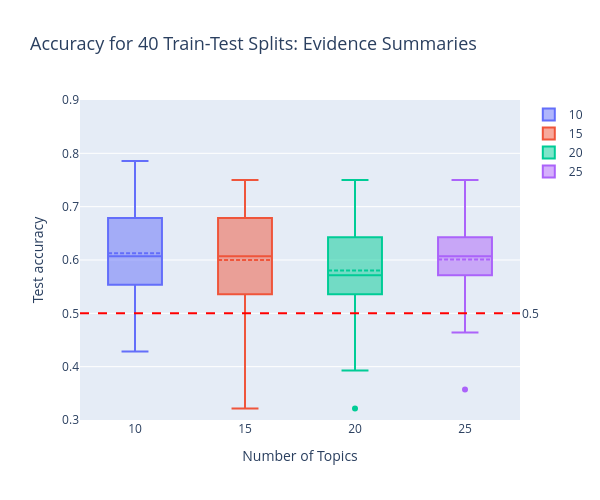

Notebook cell for this chart:
### Code cell
import plotly.graph_objects as go

# Assuming ssnmf_acc_dict is already filled with accuracies from the loops
# Keys in ssnmf_acc_dict are the number of topics, and values are the lists of accuracies

# Extract lists of accuracies from the dictionary
accuracy_lists = [convex_acc_dict_evidence[num_topic] for num_topic in num_of_topics]

# Create a box plot using Plotly
fig = go.Figure()

# Add box plots for each number of topics
for i, num_topic in enumerate(num_of_topics):
    fig.add_trace(go.Box(
        y=accuracy_lists[i],
        name=str(num_topic),
        boxmean=True  # Include the mean in the box plot
    ))

# Add horizontal lines at specific accuracy thresholds
fig.add_hline(y=0.5, line_dash="dash", line_color="red", annotation_text="0.5", annotation_position="right")

# Setting title and labels
fig.update_layout(
    title={
        'text': "Accuracy for 40 Train-Test Splits: Evidence Summaries",
        'font': {
            'size': 18  # Set the desired font size here
        }
    },
    xaxis_title="Number of Topics",
    yaxis_title="Test accuracy",
    xaxis=dict(
        tickvals=list(range(len(num_of_topics))),
        ticktext=[str(topic) for topic in num_of_topics]
    ),
    yaxis=dict(range=[0.3, 0.9]),  # Set y-axis range to [0, 1] for better visualization
    height = 500,
    width = 600
)

# Show plot
fig.show()

### Figure 1 — Plotly figure (JSON) as saved in the notebook; plotly's stock layout.template omitted (floating-point values rounded to 4 significant figures)
{"data": [{"boxmean": true, "name": "10", "type": "box", "y": [0.7143, 0.5714, 0.6429, 0.75, 0.7143, 0.6071, 0.7143, 0.6071, 0.5357, 0.5714, 0.6429, 0.5357, 0.5357, 0.7143, 0.6071, 0.6071, 0.7143, 0.5714, 0.7143, 0.7857, 0.6786, 0.6071, 0.5, 0.5714, 0.5714, 0.6786, 0.5357, 0.6786, 0.5357, 0.6786, 0.6786, 0.4286, 0.5714, 0.5714, 0.5714, 0.5357, 0.5714, 0.4643, 0.6786, 0.5357]}, {"boxmean": true, "name": "15", "type": "box", "y": [0.6786, 0.6429, 0.6071, 0.7143, 0.5357, 0.5357, 0.6429, 0.6786, 0.7143, 0.5, 0.6786, 0.3214, 0.5714, 0.6786, 0.6071, 0.6786, 0.5714, 0.5714, 0.75, 0.7143, 0.4643, 0.6071, 0.4643, 0.6429, 0.6429, 0.6786, 0.7143, 0.6786, 0.5, 0.3571, 0.6071, 0.6071, 0.6071, 0.6071, 0.5357, 0.5357, 0.4643, 0.5714, 0.7143, 0.6071]}, {"boxmean": true, "name": "20", "type": "box", "y": [0.6071, 0.5714, 0.6429, 0.6429, 0.6429, 0.5714, 0.4286, 0.3929, 0.5357, 0.5357, 0.6429, 0.3214, 0.5, 0.6429, 0.6071, 0.6429, 0.5714, 0.5714, 0.75, 0.7143, 0.6071, 0.5714, 0.6071, 0.5714, 0.6071, 0.6429, 0.6429, 0.6786, 0.5357, 0.5357, 0.6071, 0.5714, 0.6071, 0.5714, 0.5, 0.5, 0.5357, 0.5714, 0.7143, 0.5]}, {"boxmean": true, "name": "25", "type": "box", "y": [0.6429, 0.6429, 0.6429, 0.6429, 0.75, 0.5714, 0.6786, 0.6429, 0.6429, 0.5714, 0.5714, 0.5714, 0.6429, 0.5357, 0.6429, 0.7143, 0.6786, 0.5357, 0.6429, 0.5714, 0.5714, 0.5357, 0.5357, 0.3571, 0.6071, 0.6429, 0.6786, 0.6429, 0.6071, 0.6429, 0.5357, 0.5714, 0.7143, 0.5, 0.5714, 0.5357, 0.4643, 0.5714, 0.6429, 0.5714]}], "layout": {"annotations": [{"showarrow": false, "text": "0.5", "x": 1, "xanchor": "left", "xref": "x domain", "y": 0.5, "yanchor": "middle", "yref": "y"}], "height": 500, "shapes": [{"line": {"color": "red", "dash": "dash"}, "type": "line", "x0": 0, "x1": 1, "xref": "x domain", "y0": 0.5, "y1": 0.5, "yref": "y"}], "title": {"font": {"size": 18}, "text": "Accuracy for 40 Train-Test Splits: Evidence Summaries"}, "width": 600, "xaxis": {"autorange": true, "range": [-0.5, 3.5], "ticktext": ["10", "15", "20", "25"], "tickvals": [0, 1, 2, 3], "title": {"text": "Number of Topics"}, "type": "category"}, "yaxis": {"range": [0.3, 0.9], "title": {"text": "Test accuracy"}, "type": "linear"}}}
